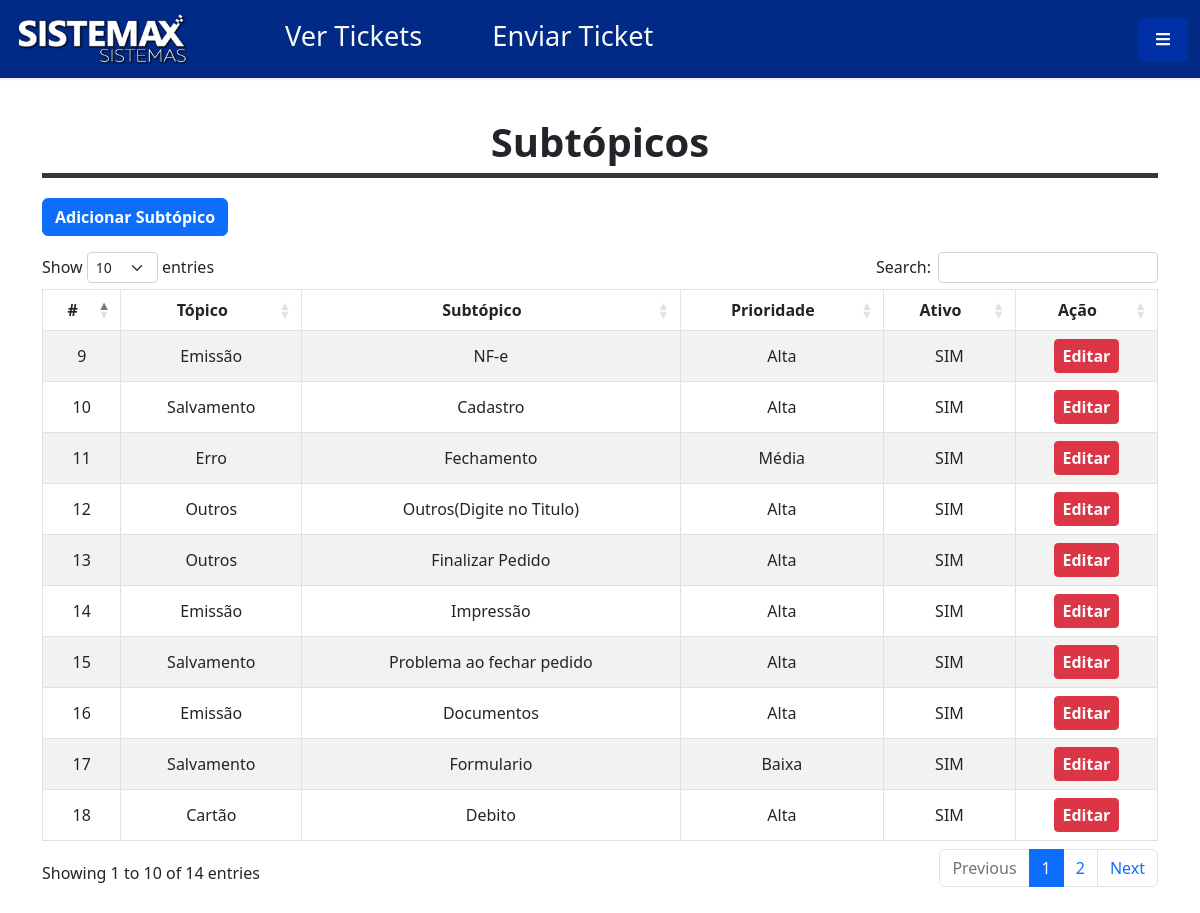
Screenshot of /subtopicos.php (signed in) with the database file from the repository.
### tables this page shows
CREATE TABLE `subtopico` (
  `id` int(5) NOT NULL,
  `subtopico` varchar(50) NOT NULL,
  `ativo` tinyint(1) NOT NULL,
  `id_topico` int(5) NOT NULL,
  `id_prioridade` int(5) NOT NULL
);

CREATE TABLE `topico` (
  `id` int(5) NOT NULL,
  `topico` varchar(50) NOT NULL,
  `ativo` tinyint(1) NOT NULL
);

CREATE TABLE `prioridade` (
  `id` int(5) NOT NULL,
  `prioridade` varchar(15) NOT NULL,
  `ativo` tinyint(1) NOT NULL
);

### subtopicos.php (the view, shortened to what this page needs)
    <?php
include 'bd/conexao.php';
?>
<!DOCTYPE html>
<html lang="pt-br">
<head>
    <link href="https://cdn.jsdelivr.net/npm/select2@4.1.0-rc.0/dist/css/select2.min.css" rel="stylesheet" />
    <link href="https://cdn.jsdelivr.net/npm/bootstrap@5.2.0/dist/css/bootstrap.min.css" rel="stylesheet">
    <link rel="stylesheet" href="css/estilo.css">
    <link rel="stylesheet" href="css/meu-ticket.css">
    <link rel="stylesheet" href="https://cdnjs.cloudflare.com/ajax/libs/malihu-custom-scrollbar-plugin/3.1.5/jquery.mCustomScrollbar.min.css">
    <link rel="stylesheet" href="https://cdnjs.cloudflare.com/ajax/libs/twitter-bootstrap/5.2.0/css/bootstrap.min.css">
    <link rel="stylesheet" href="https://cdn.datatables.net/1.12.1/css/dataTables.bootstrap5.min.css">
</head>
<body style="font-family:'Segoe UI', Tahoma, Geneva, Verdana, sans-serif">
    <?php
    include 'componentes/navbar.php';
    $sql = "SELECT subt.id, subt.subtopico, subt.ativo, topi.topico, prio.prioridade FROM subtopico subt
            JOIN topico topi
            ON topi.id = subt.id_topico
            JOIN prioridade prio
            ON prio.id = subt.id_prioridade
            ORDER BY subt.id DESC";
    $funcionalidades = $mysqli->query($sql);
    ?>
    <div class="container mb-4">
        <h1 class="text-center"><b>Subtópicos</b></h1>
        <hr class="hrrrr"></hr>
        <button data-toggle='modal' data-target='#modalCadFunc' class="btn btn-primary mb-3">
            <a class='fs-6 a-sem' style="color:white;" >Adicionar Subtópico</a>
        </button>
        <table class="table table-striped table-bordered" id="table_funcionalidades">
            <thead>
                <tr>
                    <th class="text-center ms-1" scope="col-1">#</th>
                    <th class="text-center" scope="col-2">Tópico</th>
                    <th class="text-center" scope="col-2">Subtópico</th>
                    <th class="text-center" scope="col-1">Prioridade</th>
                    <th class="text-center" scope="col-2">Ativo</th>
                    <th class="text-center " scope="col-1">Ação</th>
                </tr>
            </thead>
            <tbody>
                <?php
                while ($user_data = mysqli_fetch_assoc($funcionalidades)) {
                    $ativo = $user_data['ativo'];
                    $id = $user_data['id'];
                    if ($ativo != 0) {
                        $ativo_result = "SIM";
                    } else {
                        $ativo_result = "NÃO";
                    }
                ?>
                    <tr class='text-center align-middle'>
                        <td><?php echo $id; ?></td>
                        <td><?php echo $user_data['topico']; ?></td>
                        <td><?php echo $user_data['subtopico']; ?></td>
                        <td><?php echo $user_data['prioridade']; ?></td>
                        <td><?php echo $ativo_result; ?></td>
                        <td>
                            <button onclick=" editFuncionalidade(<?php echo $id; ?>)" class="btn btn-sm btn-danger">
                                <a class='a-sem' style="font-size: 1rem; color:white;">Editar</a>
                            </button>
                        </td>
                    </tr>
                <?php } ?>
            </tbody>
        </table>
    </div>
</body>
</html>

### css/estilo.css (style rules this page uses)
body { font-family: 'Roboto', sans-serif; background: #fafafa; }
a, a:hover, a:focus { color: inherit; text-decoration: none; transition: all 0.3s; }

### css/meu-ticket.css (style rules this page uses)
body .hrrrr { border-width: 5px; color: #363636; margin-bottom: 20px; opacity: 100%; margin-top: -1px; }

### css/navbar.css (style rules this page uses)
* { margin: 0; padding: 0; box-sizing: border-box; }
.a-sem { text-decoration: none; color: white; font-size: 1.5rem; font-weight: 600; }

### rows the page displays
subtopico: id "18", id_topico.topico "Cartão", subtopico "Debito", id_prioridade.prioridade "Alta", ativo "SIM"
subtopico: id "17", id_topico.topico "Salvamento", subtopico "Formulario", id_prioridade.prioridade "Baixa", ativo "SIM"
subtopico: id "16", id_topico.topico "Emissão", subtopico "Documentos", id_prioridade.prioridade "Alta", ativo "SIM"
subtopico: id "15", id_topico.topico "Salvamento", subtopico "Problema ao fechar pedido", id_prioridade.prioridade "Alta", ativo "SIM"
subtopico: id "14", id_topico.topico "Emissão", subtopico "Impressão", id_prioridade.prioridade "Alta", ativo "SIM"
subtopico: id "13", id_topico.topico "Outros", subtopico "Finalizar Pedido", id_prioridade.prioridade "Alta", ativo "SIM"
subtopico: id "12", id_topico.topico "Outros", subtopico "Outros(Digite no Titulo)", id_prioridade.prioridade "Alta", ativo "SIM"
subtopico: id "11", id_topico.topico "Erro", subtopico "Fechamento", id_prioridade.prioridade "Média", ativo "SIM"
subtopico: id "10", id_topico.topico "Salvamento", subtopico "Cadastro", id_prioridade.prioridade "Alta", ativo "SIM"
subtopico: id "9", id_topico.topico "Emissão", subtopico "NF-e", id_prioridade.prioridade "Alta", ativo "SIM"
